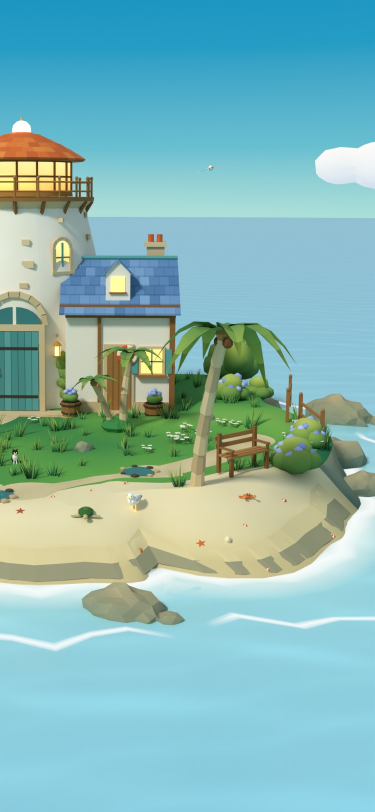
#> input picture art-src/board-ui/b-board/src/bg_raw.jpg, 750 x 1624 px (shown at 1/2 size)
$ python measure_visible.py ../../../../art-src/board-ui/b-board/src/bg_raw.jpg
#> lines starting #> are read from the running program, lines starting #| are printed output that depends on the picture
# r6-fix v2：按玩家实际能看到的背景区域验收棋盘预览（750×1624），避开托盘、HUD、道具栏。
# 输出：棋盘/背景平均饱和度（HSV S）、亮度、显著性（谱残差法，棋盘/背景，口径同 ui-audit 2026-10-22 metrics.py）、
#       各可见区域中位色与饱和度：草地、树林、左侧房顶（红色像素）、左缘水面。
# 合格线（ui-audit 2026-10-22）：背景饱和度 ≤ 棋盘饱和度；显著性 ≥ 10；白天草地约 135/160/95；房顶饱和度 < 40%；夜间湖色 B ≥ G > R。
# v2.2：加合格判定（ui-audit 2026-10-22/ui-b16-fixes-9d4fcaa8 的 A/B 目标），任一不合格退出码 1。文件名含 night 按夜间判定，或加 --night / --day 强制。
#   v2.3 草地改为 HSV：色相 75–95°、饱和度 27–33%、明度 55–68；夜间加上半屏(y<500 整行)亮度 95–100；离线不到 1 记 WARN。
#   白天：背景 S 22–25% 且 ≤ 棋盘 S；左缘水面 G−R>10 且 B−R>10；显著性 ≥15（<16 WARN）；亮度差(盘−背景) ≥20；房顶 S <40%
#   夜间：背景 S ≤ 棋盘 S；背景亮度 85–95；左缘水面 B−G ≥8 且 B≥G>R；显著性 ≥15（<16 WARN）；房顶 S <40%
#   房顶取样 = 左缘 x<52 (y440–860) + 托盘上方 x52–140 (y440–505)，两块合并（v2 漏了后者）。
# python3 measure_visible.py [--night|--day] IMG.png [...]
import sys,numpy as np
from PIL import Image
from scipy.ndimage import uniform_filter,gaussian_filter
BOARD=(52,445,697,1092)                     # x0,y0,x1,y1 托盘（v2.4：改为实际托盘位置；有关卡 json 时由 compose_region.tray_box() 导出）
import os,re,json
_HERE=os.path.dirname(os.path.abspath(__file__))
def board_box(p):
    # v2.5：托盘框从 preview-levels/<关卡>.json 的 "tray" 读取（compose_region.tray_box() 量得，R6_RAW 素材见 README）；读不到时退回默认框并打印 WARN
    m=re.search(r'(L\d+)',os.path.basename(p)); lv=m and os.path.join(_HERE,'..','preview-levels',m.group(1)+'.json')
    try: return tuple(json.load(open(lv))['tray'])
    except Exception:
        print('  WARN 托盘框：%s 没有 tray 坐标，退回默认框 %s'%(lv or os.path.basename(p),BOARD)); return BOARD
REG={'grass':(40,1160,710,1340),'trees':(0,330,750,430),'roof_left':[(0,440,52,860),(52,440,140,505)],'water_left':(0,680,44,780)}
def sal(g):
    F=np.fft.fft2(g);L=np.log(np.abs(F)+1e-9);P=np.angle(F);R=L-uniform_filter(L,3)
    return gaussian_filter(np.abs(np.fft.ifft2(np.exp(R+1j*P)))**2,3)
def run(p):
    im=Image.open(p).convert('RGB');a=np.asarray(im).astype(float);hsv=np.asarray(im.convert('HSV')).astype(float)
    m=np.zeros(a.shape[:2],bool);x0,y0,x1,y1=board_box(p);m[y0:y1,x0:x1]=1
    bgm=~m;bgm[0:380]=0;bgm[1350:1520]=0
    lum=a@[.2126,.7152,.0722]
    sm=np.asarray(im.resize((188,406)).convert('L')).astype(float)
    S=sal(sm);S=np.array(Image.fromarray(S.astype(np.float32)).resize((750,1624)));S=S/S.sum()
    top=np.zeros(a.shape[:2],bool);top[0:500]=1   # 上半屏 = y<500 整行（与验收口径一致，含 HUD）
    out={'top_L':lum[top].mean(),'board_S%':hsv[m][:,1].mean()/2.55,'bg_S%':hsv[bgm][:,1].mean()/2.55,'board_L':lum[m].mean(),'bg_L':lum[bgm].mean(),'saliency':S[m].mean()/S[bgm].mean()}
    print('%s\n  饱和度 棋盘 %.1f%%  背景 %.1f%%   亮度 棋盘 %.1f 背景 %.1f   显著性(盘/背景) %.2f'%(p.split('/')[-1],out['board_S%'],out['bg_S%'],out['board_L'],out['bg_L'],out['saliency']))
    for k,box in REG.items():
        boxes=box if isinstance(box,list) else [box]
        px=np.concatenate([a[y0:y1,x0:x1].reshape(-1,3) for x0,y0,x1,y1 in boxes]);hs=np.concatenate([hsv[y0:y1,x0:x1].reshape(-1,3) for x0,y0,x1,y1 in boxes])
        if k=='roof_left':
            h=hs[:,0]*360/255;sel=((h<40)|(h>330))&(hs[:,1]>40)&(hs[:,2]>60)
            if sel.sum()<20: sel=np.ones(len(px),bool)
            px,hs=px[sel],hs[sel]
        c=np.median(px,0);out[k]=(c,hs[:,1].mean()/2.55);print('  %-10s 中位色 %3d/%3d/%3d  饱和度 %.1f%%  (n=%d)%s'%(k,*c,hs[:,1].mean()/2.55,len(px),'  B≥G>R' if c[2]>=c[1]>c[0] else ''))
    return out
import colorsys
def judge(o,night):
    # 每项 (名称, 实测值, 下限, 上限)；合格且离任一条线不到 1 个单位 → WARN（v2.3）
    S=o['board_S%'];bS=o['bg_S%'];g,gs=o['grass'];w,_=o['water_left'];_,rs=o['roof_left']
    h,_,v=colorsys.rgb_to_hsv(*(np.array(g)/255.0));gh,gv=h*360,v*100
    inf=float('inf');chk=[('背景饱和度 − 棋盘 ≤0',bS-S,-inf,0),('显著性 ≥15（<16 WARN）',o['saliency'],15,inf,1),('房顶饱和度 <40%',rs,-inf,40)]
    if night:
        chk+=[('背景亮度 85–95',o['bg_L'],85,95),('上半屏亮度 95–100',o['top_L'],95,100),('水面 B−G ≥8',w[2]-w[1],8,inf),('水面 G−R >0',w[1]-w[0],1e-9,inf)]
    else:
        chk+=[('背景饱和度 22–25%',bS,22,25),('草地色相 75–95°',gh,75,95),('草地饱和度 27–33%',gs,27,33),('草地明度 55–68',gv,55,68),
              ('水面 G−R >10',w[1]-w[0],10+1e-9,inf),('水面 B−R >10',w[2]-w[0],10+1e-9,inf),('亮度差 ≥20',o['board_L']-o['bg_L'],20,inf)]
    allok=True
    for n,val,lo,hi,*wm in chk:
        ok=lo<=val<=hi; m=min(val-lo,hi-val); allok&=ok
        print('  %s %s  (%.2f%s)'%('FAIL' if not ok else 'WARN' if m<(wm[0] if wm else 1) else 'PASS',n,val,'' if not ok else '，余量 %.2f'%m))
    return allok
force=None;files=[]
for a in sys.argv[1:]:
    if a in('--night','--day'): force=a=='--night'
    else: files.append(a)
bad=0
for p in files:
    o=run(p);night=force if force is not None else ('night' in p.split('/')[-1])
#> in run, im is the input picture: PIL image 750x1624 RGB; mean R, G, B 133.7, 183.4, 182.1
#> in run, `hsv = np.asarray(im.convert('HSV')).astype(float)`:
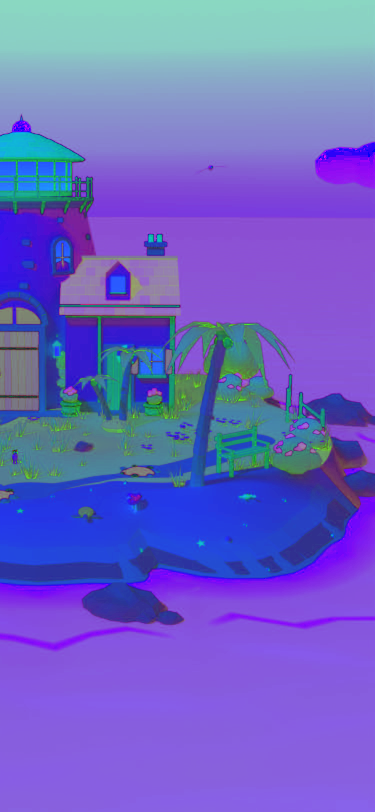
#> hsv: shape (1624, 750, 3) float64 (shown at 1/2 size); mean R, G, B 108.3, 99.3, 198.2
#> in run, `lum=a@[.2126,.7152,.0722]`:
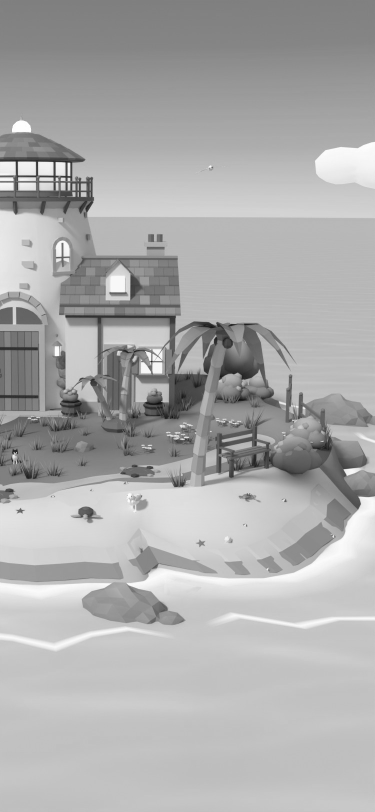
#> lum: shape (1624, 750) float64 (shown at 1/2 size); min 5.72, max 255, mean 172.8
#> in run, `sm=np.asarray(im.resize((188,406)).convert('L')).astype(float)`:
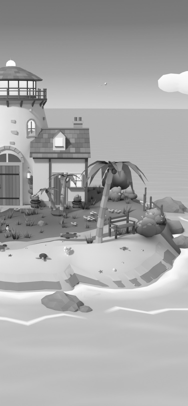
#> sm: shape (406, 188) float64; min 22, max 255, mean 168.4
#> in sal, `L = np.log(np.abs(F) + 1e-09)`:
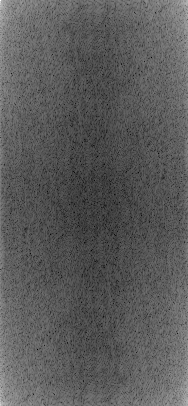
#> L: shape (406, 188) float64; min 2.1, max 16.37, mean 7.21; drawn with min black and max white
#> in sal, `P = np.angle(F)`:
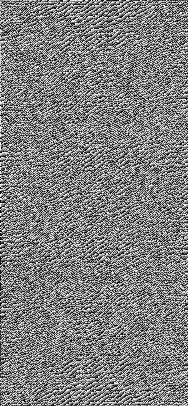
#> P: shape (406, 188) float64; min -3.14, max 3.14, mean 4.12e-05; drawn with min black and max white
#> in sal, `R = L - uniform_filter(L, 3)`:
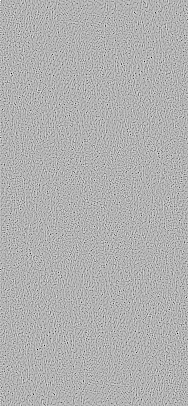
#> R: shape (406, 188) float64; min -4.91, max 2.14, mean -2.94e-16; drawn with min black and max white
#> in sal, `return gaussian_filter(np.abs(np.fft.ifft2(np.exp(R+1j*P)))**2,3)`:
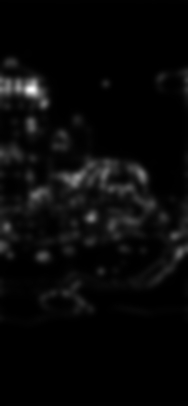
#> returned value: shape (406, 188) float64; min 1.64e-07, max 0.00058, mean 2.07e-05; drawn with min black and max white
#> in run, `out={'top_L':lum[top].mean(),'board_S%':hsv[m][:,1].mean()/2.55,'bg_S%..`: out = {'top_L': 163.2, 'board_S%': 33.47, 'bg_S%': 29.06, 'board_L': 160.3, 'bg_L': 191, 'saliency': 2.46}
#| bg_raw.jpg
#|   饱和度 棋盘 33.5%  背景 29.1%   亮度 棋盘 160.3 背景 191.0   显著性(盘/背景) 2.46
#> the loop in run, `for k,box in REG.items():` made 4 passes
#> c on passes 1 to 4: [150, 211, 222], [153, 212, 212], [212.5, 197, 141.5], [66, 129, 123]
#|   grass      中位色 150/211/222  饱和度 27.3%  (n=120600)  B≥G>R
#|   trees      中位色 153/212/212  饱和度 30.7%  (n=75000)  B≥G>R
#|   roof_left  中位色 212/197/141  饱和度 31.9%  (n=24)
#|   water_left 中位色  66/129/123  饱和度 45.6%  (n=4400)
#> after the loop in run, `for k,box in REG.items():`: out = 10 items
#> after `o = run(p)`: o = 10 items
    if not judge(o,night): bad+=1
#> (the run stopped early here; a loop or call above may not have finished)
